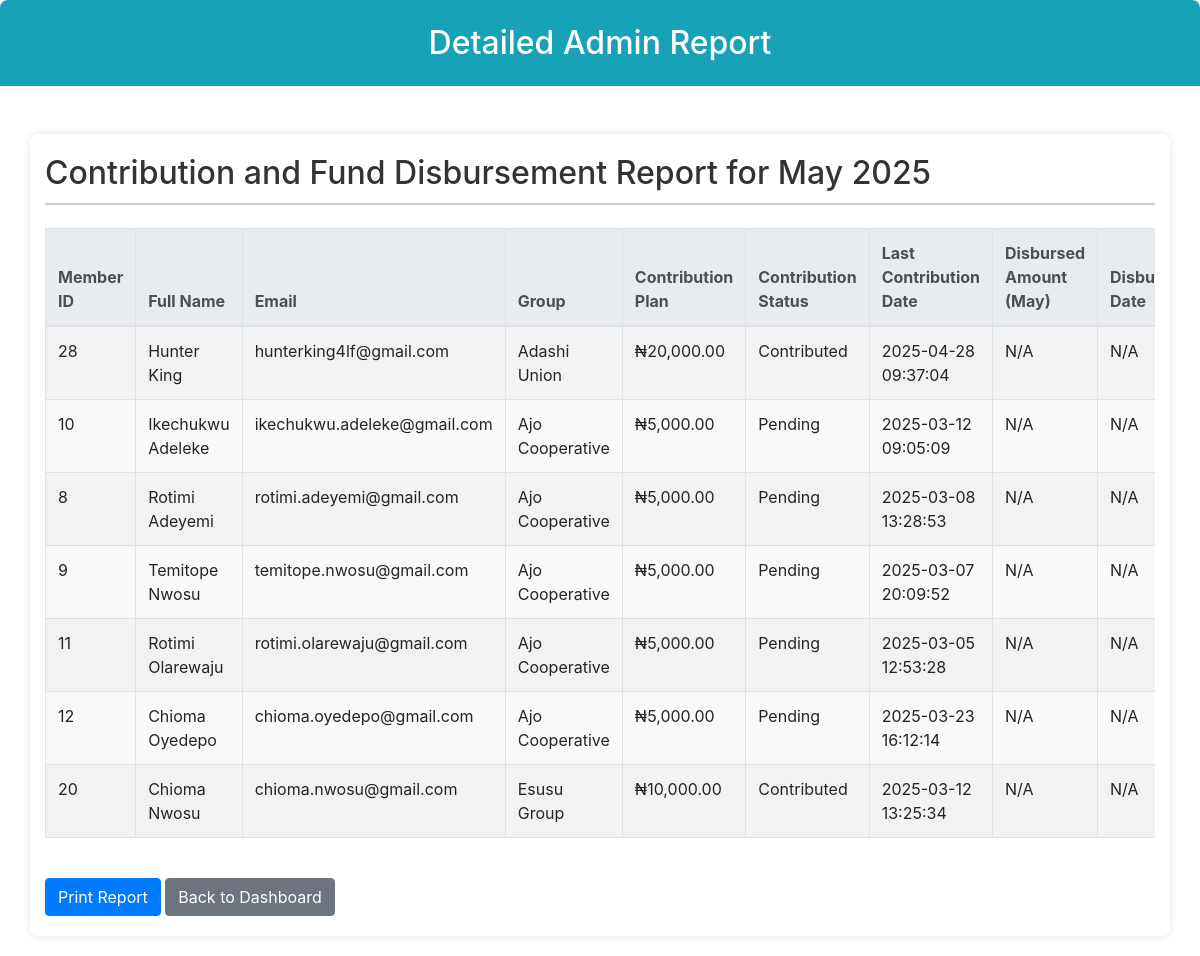
The app's page /admin_report.php (signed in) with its own data.
### tables this page shows
CREATE TABLE `members` (
  `id` int(11) NOT NULL,
  `first_name` varchar(100) NOT NULL,
  `middle_name` varchar(100) DEFAULT NULL,
  `last_name` varchar(100) NOT NULL,
  `email` varchar(255) NOT NULL,
  `password` varchar(255) NOT NULL,
  `phone_number` varchar(20) NOT NULL,
  `address` text NOT NULL,
  `profile_picture` varchar(255) DEFAULT NULL,
  `contribution_plan` decimal(10,2) NOT NULL,
  `contribution_status` enum('Pending','Contributed') DEFAULT 'Pending',
  `rotation_order` int(11) NOT NULL,
  `date_joined` timestamp NOT NULL DEFAULT current_timestamp(),
  `bank_name` varchar(255) DEFAULT NULL,
  `bank_account_number` varchar(20) DEFAULT NULL,
  `bank_code` varchar(10) DEFAULT NULL
);

CREATE TABLE `groups` (
  `id` int(11) NOT NULL,
  `name` varchar(100) NOT NULL,
  `amount` decimal(10,2) NOT NULL DEFAULT 0.00,
  `current_number_of_members` int(11) NOT NULL DEFAULT 0,
  `max_members` int(11) NOT NULL DEFAULT 12,
  `date_created` date NOT NULL
);

### admin_report.php (the view, shortened to what this page needs)
<?php
$conn = new mysqli("localhost", "root", "", "thrift_management");
$currentMonthStart = date("Y-m-01");
$currentMonthEnd = date("Y-m-t");
$report_query = "
    SELECT
        m.id,
        CONCAT(m.first_name, ' ', m.last_name) AS full_name,
        m.email,
        m.contribution_status,
        m.rotation_order,
        g.amount AS contribution_plan,  -- fetch group amount instead of member's contribution_plan
        (SELECT date_of_contribution FROM contributions WHERE member_id = m.id ORDER BY date_of_contribution DESC LIMIT 1) AS last_contribution_date,
        g.name AS group_name,
        fd.amount AS disbursed_amount,
        fd.distribution_date AS disbursement_date
    FROM members m
    LEFT JOIN group_members gm ON m.id = gm.member_id
    LEFT JOIN groups g ON gm.group_id = g.id
    LEFT JOIN fund_distribution fd ON m.id = fd.member_id
    WHERE (fd.distribution_date >= '$currentMonthStart' AND fd.distribution_date <= '$currentMonthEnd')
       OR fd.distribution_date IS NULL
    ORDER BY g.name, m.last_name, m.first_name;
";
$report_result = $conn->query($report_query);
?>
<!DOCTYPE html>
<html lang="en">
<head>
    <link rel="stylesheet" href="css/styles.css">
    <link rel="stylesheet" href="https://stackpath.bootstrapcdn.com/bootstrap/4.5.2/css/bootstrap.min.css">
</head>
<body>
    <header class="bg-info text-white py-4">
        <h1 class="text-center">Detailed Admin Report</h1>
    </header>
    <main class="container mt-5">
        <section id="report">
            <h2>Contribution and Fund Disbursement Report for <?php echo date("F Y"); ?></h2>
            <div class="table-responsive">
                <table class="table table-bordered table-striped">
                    <thead class="thead-light">
                        <tr>
                            <th>Member ID</th>
                            <th>Full Name</th>
                            <th>Email</th>
                            <th>Group</th>
                            <th>Contribution Plan</th>
                            <th>Contribution Status</th>
                            <th>Last Contribution Date</th>
                            <th>Disbursed Amount (<?php echo date("F"); ?>)</th>
                            <th>Disbursement Date</th>
                        </tr>
                    </thead>
                    <tbody>
                        <?php
                        if ($report_result->num_rows > 0) {
                            while ($row = $report_result->fetch_assoc()) {
                                echo "<tr>";
                                echo "<td>" . htmlspecialchars($row['id']) . "</td>";
                                echo "<td>" . htmlspecialchars($row['full_name']) . "</td>";
                                echo "<td>" . htmlspecialchars($row['email']) . "</td>";
                                echo "<td>" . htmlspecialchars($row['group_name'] ?: 'N/A') . "</td>";
                                echo "<td>₦" . number_format(htmlspecialchars($row['contribution_plan']), 2) . "</td>";
                                echo "<td>" . htmlspecialchars($row['contribution_status']) . "</td>";
                                echo "<td>" . htmlspecialchars($row['last_contribution_date'] ?: 'N/A') . "</td>";
                                echo "<td>";
                                if ($row['disbursed_amount'] !== null) {
                                    echo "₦" . number_format(htmlspecialchars($row['disbursed_amount']), 2);
                                } else {
                                    echo "N/A";
                                }
                                echo "</td>";
                                echo "<td>" . htmlspecialchars($row['disbursement_date'] ?: 'N/A') . "</td>";
                                echo "</tr>";
                            }
                        } else {
                            echo "<tr><td colspan='10' class='text-center'>No member data available.</td></tr>";
                        }
                        ?>
                    </tbody>
                </table>
            </div>
        </section>
        <div class="mt-4">
            <button class="btn btn-primary" onclick="printReport()">Print Report</button>
            <a href="admin.php" class="btn btn-secondary">Back to Dashboard</a>
        </div>
    </main>
</body>
</html>

### css/styles.css (style rules this page uses)
body { font-family: 'Arial', sans-serif; margin: 0; padding: 0; background-color: #f4f4f4; color: #333; line-height: 1.6; }
.container { max-width: 1200px; margin: 20px auto; padding: 20px; background-color: #fff; box-shadow: 0 0 10px rgba(0, 0, 0, 0.1); border-radius: 8px; }
header { background-color: #333; color: #fff; padding: 1em 0; text-align: center; margin-bottom: 20px; border-radius: 8px 8px 0 0; }
header h1 { margin: 0; font-size: 2em; }
main { padding: 20px 0; }
h2 { color: #333; border-bottom: 2px solid #ccc; padding-bottom: 10px; margin-bottom: 15px; }
a { color: #007bff; text-decoration: none; }
button { background-color: #5cb85c; color: #fff; border: none; padding: 10px 15px; border-radius: 5px; cursor: pointer; font-size: 1em; transition: background-color 0.3s ease; margin-left: 10px; }
#report h2 { margin-top: 0; }
.table-responsive { overflow-x: auto; margin-bottom: 20px; }
.table { width: 100%; border-collapse: collapse; margin-top: 15px; }
.table th, .table td { border: 1px solid #ddd; padding: 8px; text-align: left; }
.table th { background-color: #f2f2f2; font-weight: bold; }
.table tbody tr:nth-child(even) { background-color: #f9f9f9; }
.btn-secondary { background-color: #6c757d; color: #fff; border: none; padding: 10px 15px; border-radius: 5px; cursor: pointer; font-size: 1em; transition: background-color 0.3s ease; text-decoration: none; }

### admin_report.php (style rules this page uses)
.table { width: 100%; }

### records on screen
members: id "28", full_name "Hunter King", email "hunterking4lf@gmail.com", groups.name "Adashi Union", groups.amount "20,000.00", contribution_status "Contributed", last_contribution_date "2025-04-28 09:37:04", disbursement_date "N/A"
members: id "10", full_name "Ikechukwu Adeleke", email "ikechukwu.adeleke@gmail.com", groups.name "Ajo Cooperative", groups.amount "5,000.00", contribution_status "Pending", last_contribution_date "2025-03-12 09:05:09", disbursement_date "N/A"
members: id "8", full_name "Rotimi Adeyemi", email "rotimi.adeyemi@gmail.com", groups.name "Ajo Cooperative", groups.amount "5,000.00", contribution_status "Pending", last_contribution_date "2025-03-08 13:28:53", disbursement_date "N/A"
members: id "9", full_name "Temitope Nwosu", email "temitope.nwosu@gmail.com", groups.name "Ajo Cooperative", groups.amount "5,000.00", contribution_status "Pending", last_contribution_date "2025-03-07 20:09:52", disbursement_date "N/A"
members: id "11", full_name "Rotimi Olarewaju", email "rotimi.olarewaju@gmail.com", groups.name "Ajo Cooperative", groups.amount "5,000.00", contribution_status "Pending", last_contribution_date "2025-03-05 12:53:28", disbursement_date "N/A"
members: id "12", full_name "Chioma Oyedepo", email "chioma.oyedepo@gmail.com", groups.name "Ajo Cooperative", groups.amount "5,000.00", contribution_status "Pending", last_contribution_date "2025-03-23 16:12:14", disbursement_date "N/A"
members: id "20", full_name "Chioma Nwosu", email "chioma.nwosu@gmail.com", groups.name "Esusu Group", groups.amount "10,000.00", contribution_status "Contributed", last_contribution_date "2025-03-12 13:25:34", disbursement_date "N/A"
